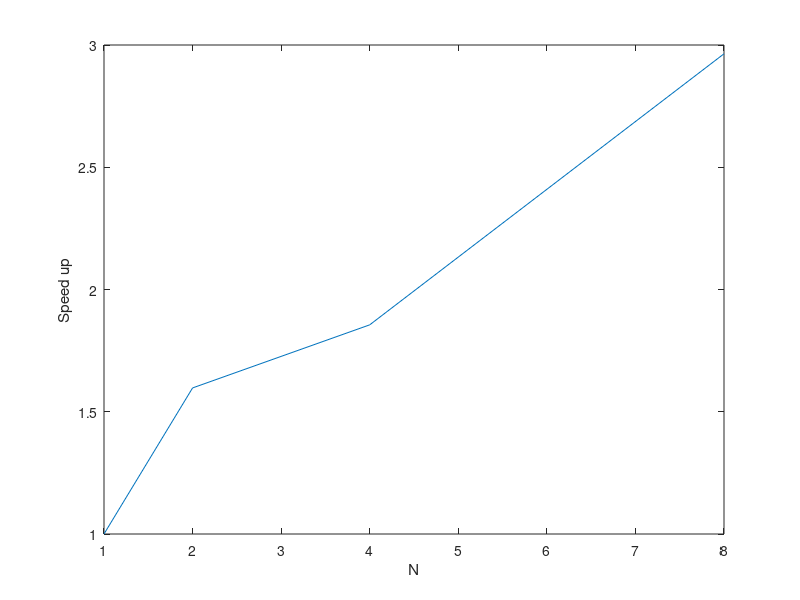
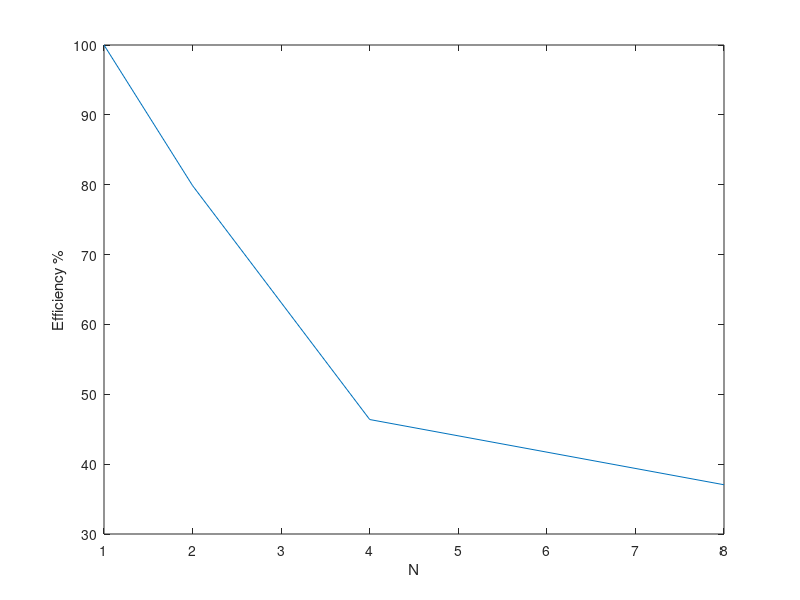
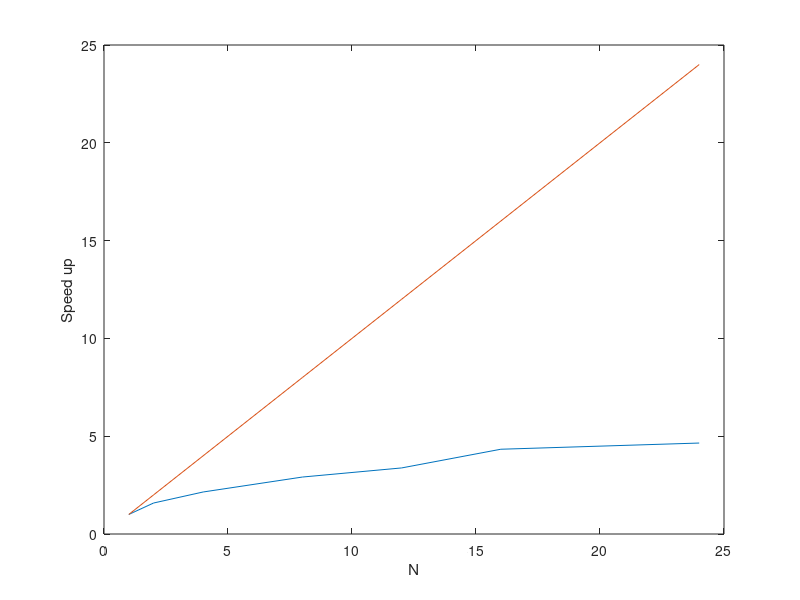
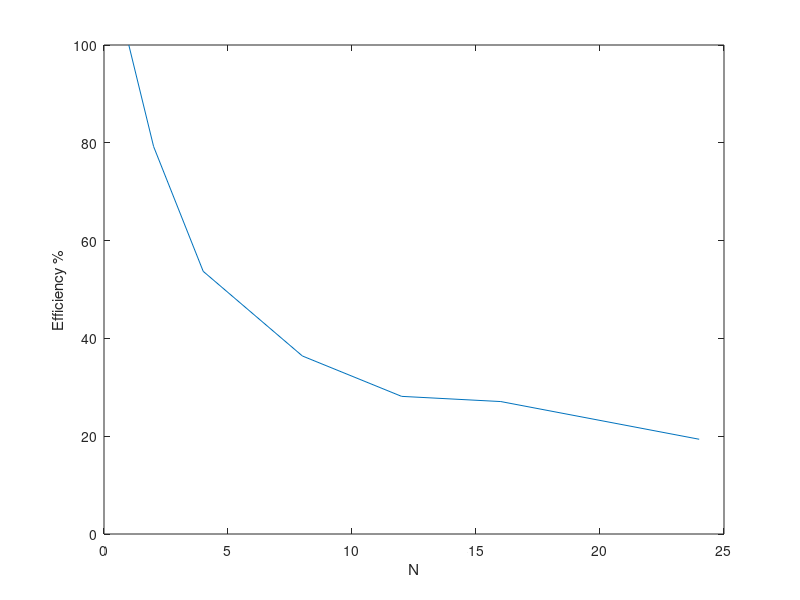

Source code (MATLAB) for these figures, in order:
clear all
N=[1,2,4,8];
t=[469.8, 294.1,253.2, 158.5];

Speedup=t(1)./t;
Efficiency=Speedup./N*100;
figure
plot(N,Speedup)
xlabel('N')
ylabel('Speed up')

figure
plot(N,Efficiency)
xlabel('N')
ylabel('Efficiency %')

N=[    1,   2,     4,     8,      12,      16,    24];
t=[617.1, 389.4, 287.2, 211.9,   182.7, 142.4, 132.7];
Speedup=t(1)./t;
Efficiency=Speedup./N*100;
figure
plot(N,Speedup)
hold on
plot(N,N)
xlabel('N')
ylabel('Speed up')

figure
plot(N,Efficiency)
xlabel('N')
ylabel('Efficiency %')